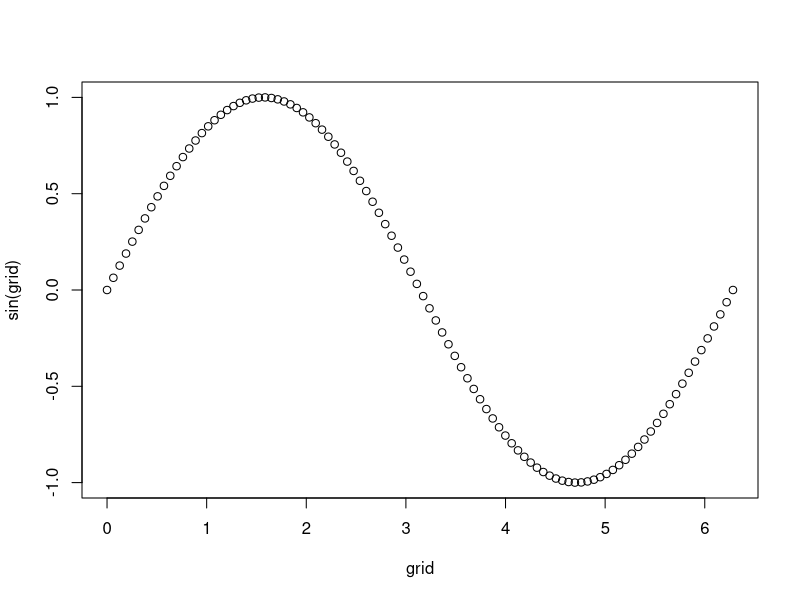

Reproduce this figure in R. (Note: this script raises an error after producing the figure.)
## ---- chunk 1
library(lazyeval)
knitr::opts_chunk$set(collapse = TRUE, comment = "#>")
## ---- chunk 2
    df <- data.frame(x = c(1, 5, 4, 2, 3), y = c(2, 1, 5, 4, 3))
    
    with(df, mean(x))
    subset(df, x == y)
    transform(df, z = x + y)
## ---- chunk 3
    grid <- seq(0, 2 * pi, length = 100)
    plot(grid, sin(grid))
## ---- chunk 4
    x <- 10
    y <- 100
    f <- quote(`-`)
    
    bquote(.(f)(.(x), .(y)))
## ---- chunk 5
f <- ~ x + y + z
typeof(f)
attributes(f)
## ---- chunk 6
length(f)
# The 1st element is always ~
f[[1]]
# The 2nd element is the quoted expression
f[[2]]
## ---- chunk 7
g <- y ~ x + z
length(g)
# The 1st element is still ~
g[[1]]
# But now the 2nd element is the LHS
g[[2]]
# And the 3rd element is the RHS
g[[3]]
## ---- chunk 8
f_rhs(f)
f_rhs(g)
## ---- chunk 9
f <- ~ 1 + 2 + 3
f_eval(f)
## ---- chunk 10
foo <- function(x) {
  ~ 1000 + x
}
f <- foo(10)
f
f_eval(f)
## ---- chunk 11
f
f_unwrap(f)
## ---- chunk 12
f_eval(~ mean(cyl), mtcars)
## ---- chunk 13
subset <- function(df, subset) {
  rows <- f_eval(subset, df)
  if (!is.logical(rows)) {
    stop("`subset` must be logical.", call. = FALSE)
  }
  
  rows <- rows & !is.na(rows)
  df[rows, , drop = FALSE]
}

df <- data.frame(x = 1:5, y = 5:1)
subset(df, ~ x <= 2)
subset(df, ~ x == y)
## ---- chunk 14
threshold_x <- function(df, threshold) {
  subset(df, ~ x > threshold)
}
threshold_x(df, 3)
## ---- chunk 15
    df2 <- data.frame(y = 5:1)
    
    # Throws an error
    threshold_x(df2, 3)
    
    # Silently gives the incorrect result!
    x <- 5
    threshold_x(df2, 3)
## ---- chunk 16
    df3 <- data.frame(x = 1:5, y = 5:1, threshold = 4)
    threshold_x(df3, 3)
## ---- chunk 17
threshold_x <- function(df, threshold) {
  subset(df, ~ .data$x > .env$threshold)
}

threshold_x(df2, 3)
threshold_x(df3, 3)
## ---- chunk 18
threshold <- function(df, variable, threshold) {
  stopifnot(is.character(variable), length(variable) == 1)
  
  subset(df, ~ .data[[.env$variable]] > .env$threshold)
}
threshold(df, "x", 4)
## ---- chunk 19
threshold <- function(df, variable = ~x, threshold = 0) {
  subset(df, ~ (( f_rhs(variable) )) > .env$threshold)
}
## ---- chunk 20
threshold(df, ~ x, 4)
threshold(df, ~ abs(x - y), 2)
## ---- chunk 21
    f_rhs(~ 1 + 2)
    f_rhs(~ mean(x))
## ---- chunk 22
    f_interp(~ 1 + ((1 + 1)) )
    
    z <- ~ x + y
    f_interp(~ mean( (( f_rhs(z) )) ))
## ---- chunk 23
variable <- ~x
f_interp(~ ((f_rhs(variable))) > .env$threshold)
## ---- chunk 24
variable <- ~ .data$x + .env$y
f_interp(~ ((f_rhs(variable))) > .env$threshold)
## ---- chunk 25
extra_args <- list(na.rm = TRUE, trim = 0.9)
f_interp(~ mean(x, ({ extra_args }) ))
## ---- chunk 26
subset_ <- function(df, subset) {
  rows <- f_eval(subset, df)
  if (!is.logical(rows)) {
    stop("`subset` must be logical.", call. = FALSE)
  }
  
  rows <- rows & !is.na(rows)
  df[rows, , drop = FALSE]
}
## ---- chunk 27
subset <- function(df, expr) {
  subset_(df, f_capture(expr))
}
subset(df, x == 1)
## ---- chunk 28
scramble <- function(df) {
  df[sample(nrow(df)), , drop = FALSE]
}
subscramble <- function(df, expr) {
  scramble(subset(df, expr))
}
subscramble(df, x < 4)
